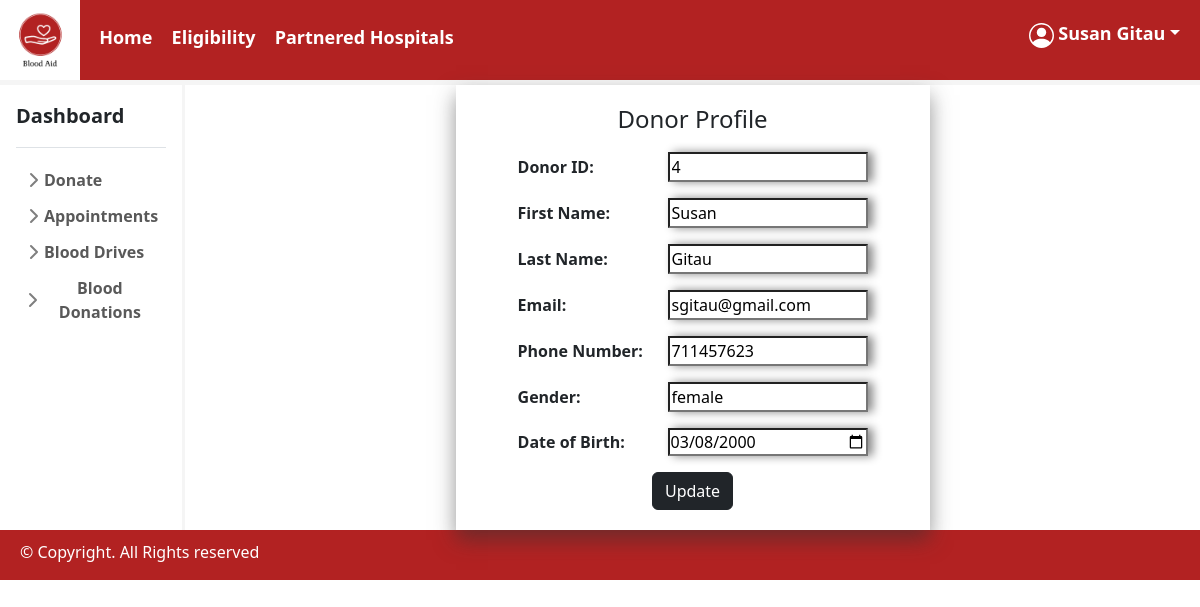
Screenshot of /donor/donor_profile.php (signed in) with the database file from the repository.
### tables this page shows
CREATE TABLE `donor` (
  `donor_id` int(11) NOT NULL,
  `first_name` varchar(30) NOT NULL,
  `last_name` varchar(30) NOT NULL,
  `donor_email` varchar(40) NOT NULL,
  `donor_password` varchar(225) NOT NULL,
  `donor_phoneNo` int(10) NOT NULL,
  `gender` enum('male','female') NOT NULL,
  `date_of_birth` date NOT NULL
);

### donor/donor_profile.php (the view, shortened to what this page needs)
<?php
include('../connection/connect.php');
$id = $_SESSION['id']??null;
$sql = "SELECT * FROM donor WHERE donor_id = '$id'";
$result = $connection->query($sql);
?>
<!DOCTYPE html>
<html>
    <head>
        <link href="https://cdn.jsdelivr.net/npm/bootstrap@5.2.0-beta1/dist/css/bootstrap.min.css" rel="stylesheet">
        <link href = "https://code.jquery.com/ui/1.10.4/themes/blitzer/jquery-ui.css" rel = "stylesheet">
        <link href = "../css/styles.css" rel = "stylesheet">
    </head>
    <body>
        <header>
            <nav>
                <img id="logo" src="../images/Logo.png" width="80"height="80">
                <a href="../hospital_page.php" style="margin-left:15px;">Home</a>
                <a href="../donation_requirements.php" style="margin-left:15px;">Eligibility</a>
            <a href="../RegisteredHospitals.php" style="margin-left:15px;">Partnered Hospitals</a>
                <a href = ''style = "float: right;margin-right: 20px; padding-top:20px;" class = 'dropdown-toggle password' id = 'user' data-bs-toggle="dropdown">&nbsp;<?php echo $_SESSION['name']??null;?></a>
            </nav>
        </header>
        <main class="donor_land">
        <div class="flex-shrink-1 p-3 bg-white" id="dash">
    <a href="../donor_page.php" class="d-flex align-items-center pb-3 mb-3 link-dark text-decoration-none border-bottom">
      <span class="fs-5 fw-semibold">Dashboard</span>
    </a>
    <ul class="list-unstyled ps-0">
        <li class="mb-1">
        <button class="btn btn-toggle d-inline-flex align-items-center rounded border-0 collapsed" data-bs-toggle="collapse" data-bs-target="#donate-collapse" aria-expanded="false">
          Donate
        </button>
      </li>
      <li class="mb-1">
        <button class="btn btn-toggle d-inline-flex align-items-center rounded border-0 collapsed" data-bs-toggle="collapse" data-bs-target="#appointment-collapse" aria-expanded="false">
          Appointments
        </button>
      </li>
      <li class="mb-1">
        <button class="btn btn-toggle d-inline-flex align-items-center rounded border-0 collapsed" data-bs-toggle="collapse" data-bs-target="#drive-collapse" aria-expanded="false">
          Blood Drives
        </button>
      </li>
      <li class="mb-1">
        <button class="btn btn-toggle d-inline-flex align-items-center rounded border-0 collapsed" data-bs-toggle="collapse" data-bs-target="#donations-collapse" aria-expanded="false">
          Blood Donations
        </button>
      </li>
    </ul>
  </div>
            <div class="container">
                <div class="row">
                    <div class = 'col'></div>
                    <div class = 'col-md-auto box-shadow'><?php
                    if (mysqli_num_rows($result) > 0){
                            while($row = mysqli_fetch_assoc($result)){
                                $donor_id = $row['donor_id'];?>
                        <form method = 'post' action = '../connection/updatedonor.php?id=<?php echo $donor_id?>'>
                        <h4 style = 'padding-bottom:10px;text-align:center'>Donor Profile</h4>
                        <?php
                                echo "
                                <p><b><label>Donor ID: </label></b><input autocomplete = 'off' type = 'number' name = 'id'readonly value = ". $row['donor_id']."></p>";
                                echo "<p><b><label>First Name: </label></b><input autocomplete = 'off' type = 'text' name = 'first_name' value = '". $row['first_name']."'></p>";
                                echo "<p><b><label>Last Name: </label></b><input autocomplete = 'off' type = 'text' name = 'last_name' value = '". $row['last_name']."'></p>";
                                echo "<p><b><label>Email: </label></b><input autocomplete = 'off' type = 'email' name = 'email' value = ". $row['donor_email']."></p>";
                                echo "<p><b><label>Phone Number: </label></b><input autocomplete = 'off' type = 'number' min = 0 name = 'phoneNo' value = ". $row['donor_phoneNo']."></p>";
                                echo "<p><b><label>Gender: </label></b><input autocomplete = 'off' type = 'text' name = 'gender' value = '". $row['gender']."'></p>";
                                echo "<p><b><label>Date of Birth: </label></b><input autocomplete = 'off' type = 'date' name = 'dob' value = '". $row['date_of_birth']."'></p>";
                               echo "<div style = 'text-align:center'>";?>
                                <a href = ''><button id = 'form-btn' class = 'btn btn-dark'>Update</button></a></div><?php
                            }
                        }else{
                            echo "<script >alert('Donor not found! Please login');window.location.href = '../login.php'</script>";
                        }
                        ?>
                        </form>
                    </div>
                    <div class = 'col'></div>
                </div>
            </div>
        </main>
        <footer>
            <p>&#169; Copyright. All Rights reserved</p>
        </footer>
    </body>
</html>

### css/styles.css (style rules this page uses)
.box-shadow { -webkit-box-shadow: 0px 10px 20px 0px rgba(50, 50, 50, 0.52); -moz-box-shadow: 0px 10px 20px 0px hsla(0, 0%, 20%, 0.52); box-shadow: 0px 10px 20px 0px rgba(50, 50, 50, 0.52) }
form { padding:20px 50px; font-weight: 500; }
label { display:inline-flex; width:150px; }
input, #gender { width:200px; box-shadow: 5px 0px 10px #888888; }
form a { text-decoration: none; color:black; }
nav a { color:white; text-decoration: none; font-weight: bold; font-size: large; }
nav { top:0; width:100%; border-bottom: solid whitesmoke 5px; color:white; background-color: #b22222; }
footer { color:white; background-color: #b22222; height:50px; padding-left:20px; padding-top:10px; }
#logo { padding: 0; }
.donor_land { display:flex; }
.btn-toggle { padding: .25rem .5rem; font-weight: 600; color: rgba(0, 0, 0, .65); background-color: transparent; }
.btn-toggle::before { width: 1.25em; line-height: 0; transition: transform .35s ease; transform-origin: .5em 50%; }
#dash { border-right:solid whitesmoke; }

### rows the page displays
donor: id "4", first_name "Susan", last_name "Gitau", email "sgitau@gmail.com", phoneNo "711457623", gender "female", dob "03/08/2000"

### other values shown
$_SESSION['name'] "Susan Gitau"
